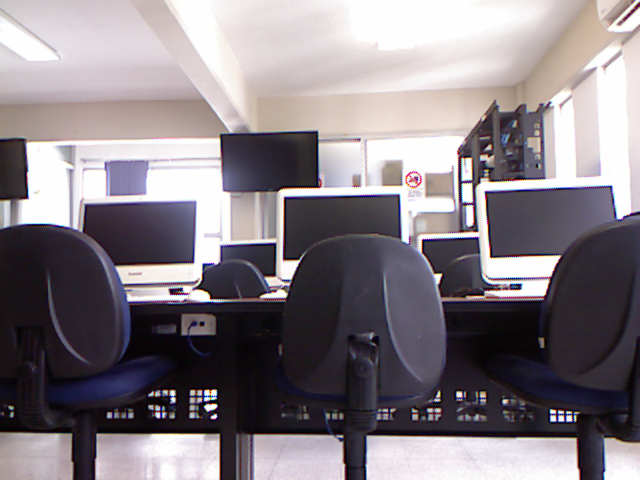
#> input picture Copias-Imagenes Verano/foto.png, 640 x 480 px
$ python Contornos.py   (older library calls are emulated)
#> lines starting #> are read from the running program, lines starting #| are printed output that depends on the picture; after the words box and inside, x2 and y2 are one past the last pixel; in counts of white or black regions, pixels touching at a corner belong together
import numpy as np
import cv2

im = cv2.imread('foto.png')
#> im is the input picture: shape (480, 640, 3); mean B, G, R 133.2, 127.2, 134.8
ima = im.copy()
imgray = cv2.cvtColor(ima,cv2.COLOR_BGR2GRAY)
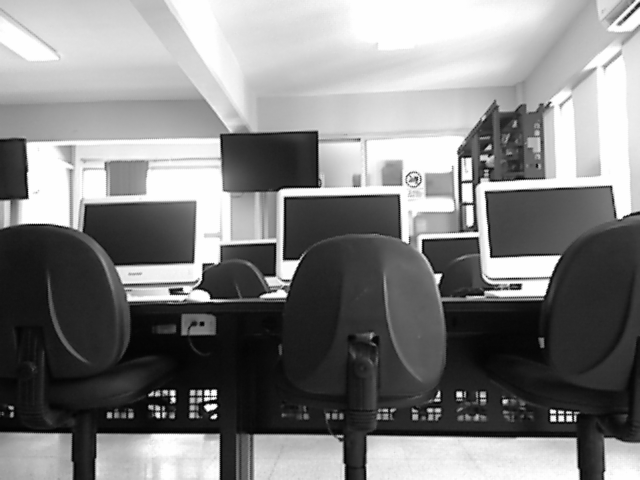
#> imgray: shape (480, 640); min 1, max 254, mean 130.2
ret,thresh = cv2.threshold(imgray,127,255,0)
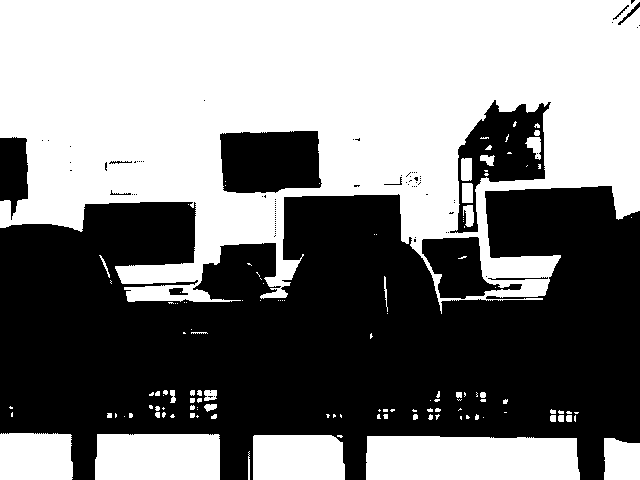
#> thresh: shape (480, 640); 50.6% white; 87 black regions (75 under 20 px)
ima2, contours, hierarchy = cv2.findContours(thresh,cv2.RETR_TREE,cv2.CHAIN_APPROX_SIMPLE)
#> contours = 218 contours, 185 with area under 20; largest, box (x1, y1, x2, y2) and area: (0, 0, 640, 314) 143513, (366, 436, 580, 480) 8845, (449, 99, 552, 234) 6729, (219, 130, 323, 194) 5844, (95, 434, 220, 480) 5524
cv2.drawContours(ima,contours, -1, (255,0,0), 1)
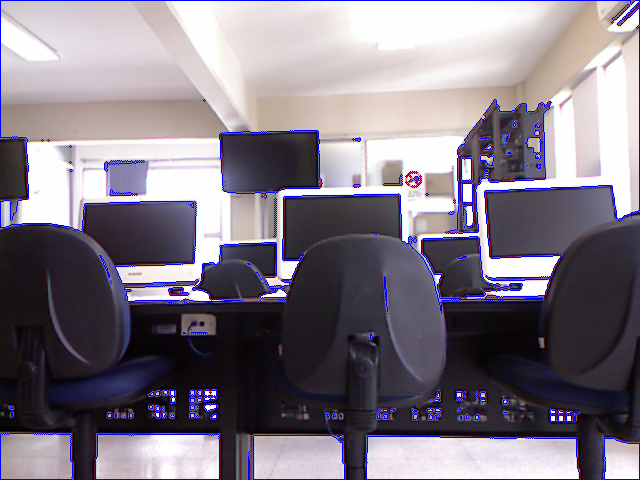
#> ima: shape (480, 640, 3); 2.55% of pixels changed, all inside (x1, y1, x2, y2) = (0, 0, 640, 480)

if __name__ == "__main__":
    while 1:

        cv2.imshow('No contornos', im)
        cv2.imshow('Contornos', ima)
        k = cv2.waitKey(5) & 0xFF
#> (key Esc is pressed here)
        if k == 27:
            cv2.imwrite('Contornos.png',ima)
            break
    #Acaba el programa
    cv2.destroyAllWindows()

$ run again, with Copias-Imagenes Verano/ContornosVarios.png copied over Copias-Imagenes Verano/foto.png
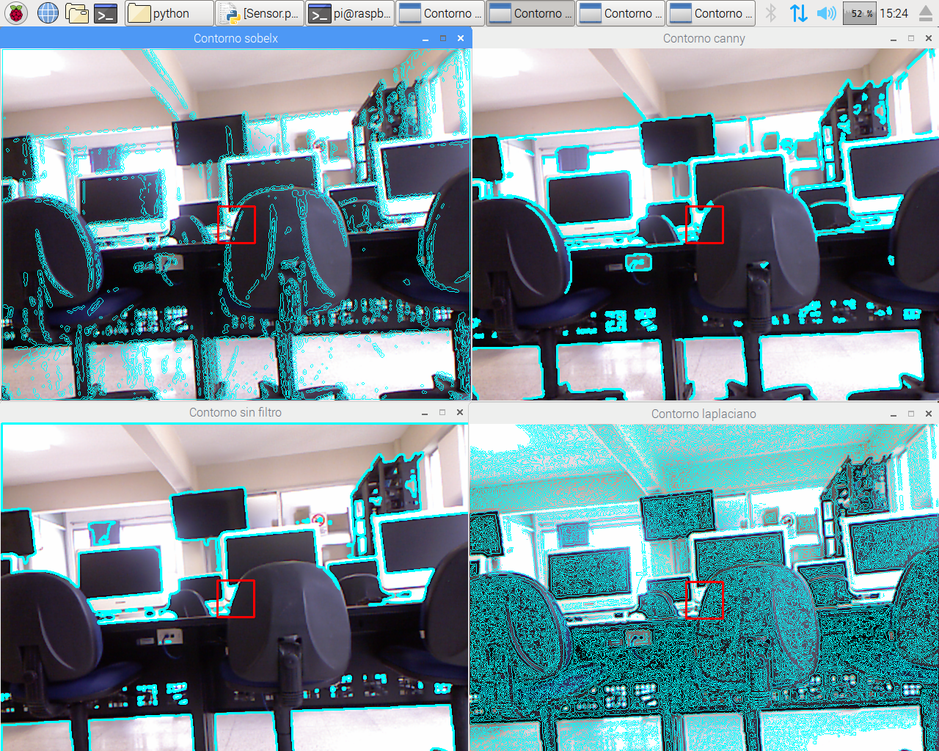
#> input picture Copias-Imagenes Verano/ContornosVarios.png, 939 x 751 px, shrunk from 1280 x 1024 before the run
#> im is the input picture: shape (751, 939, 3); mean B, G, R 153.1, 145.2, 117.2
#> `ret,thresh = cv2.threshold(imgray,127,255,0)`:
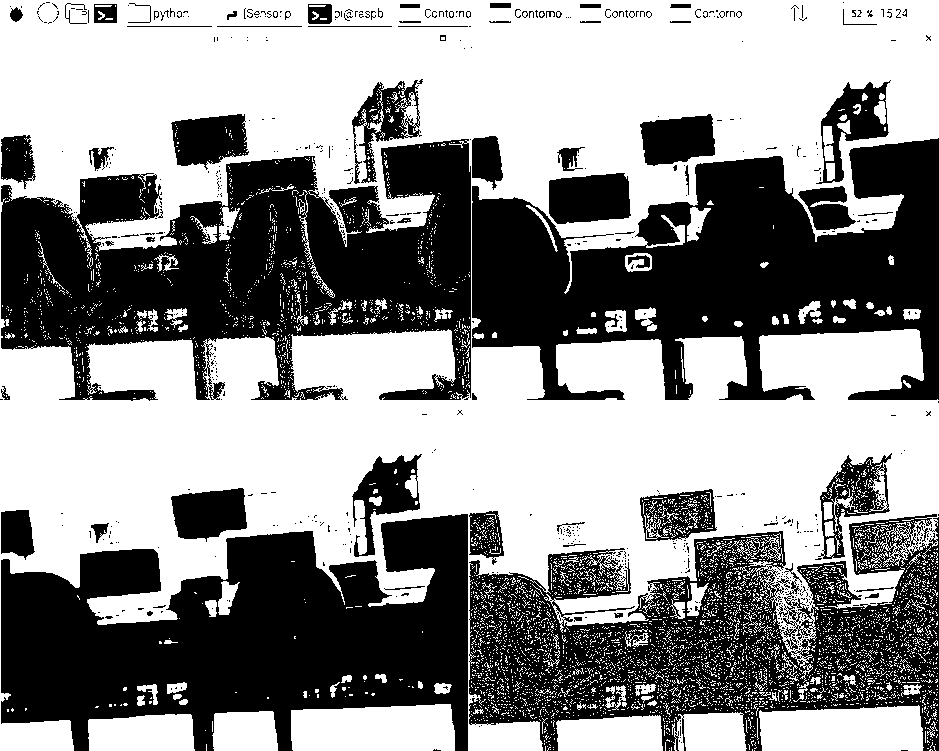
#> thresh: shape (751, 939); 56.2% white; 606 black regions (537 under 20 px)
#> contours = 6722 contours, 6476 with area under 20; largest, box (x1, y1, x2, y2) and area: (0, 0, 939, 751) 460466, (0, 138, 472, 402) 79098, (291, 704, 455, 751) 6906, (759, 705, 924, 751) 6600, (815, 80, 891, 185) 3950
#> `cv2.drawContours(ima,contours, -1, (255,0,0), 1)`:
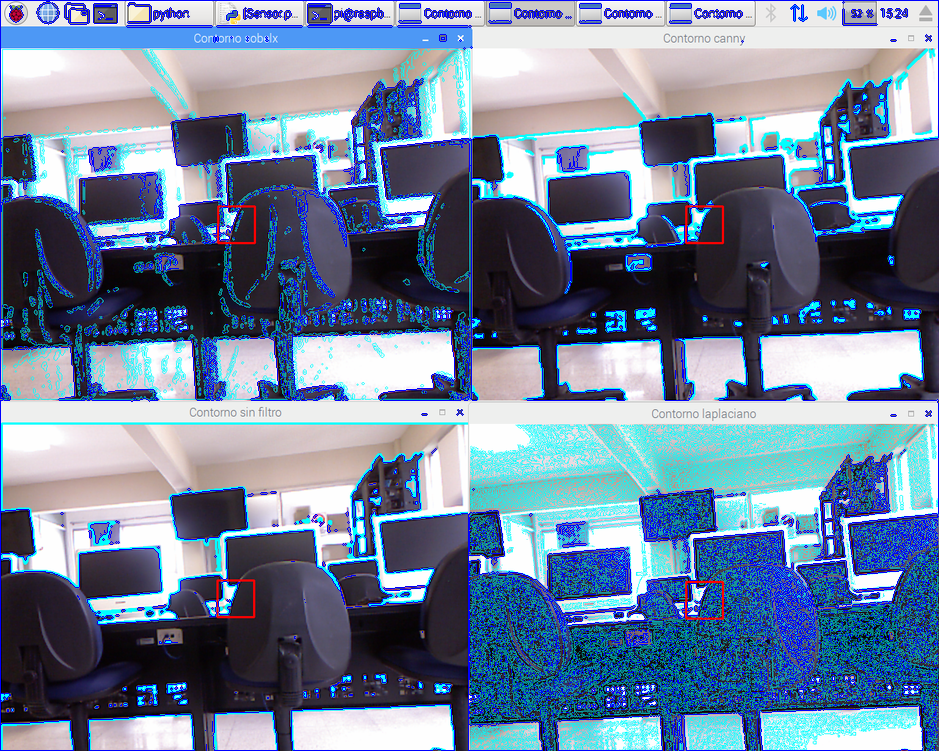
#> ima: shape (751, 939, 3); 7.14% of pixels changed, all inside (x1, y1, x2, y2) = (0, 0, 939, 751)
